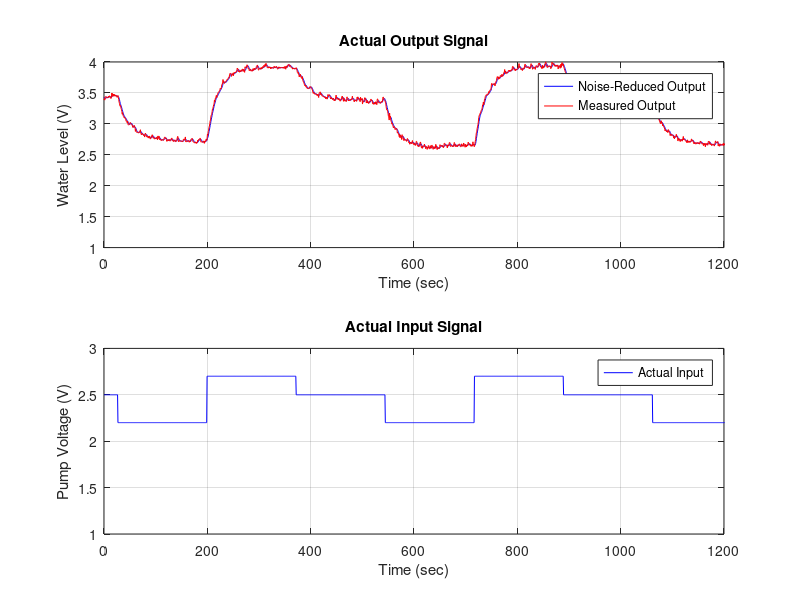
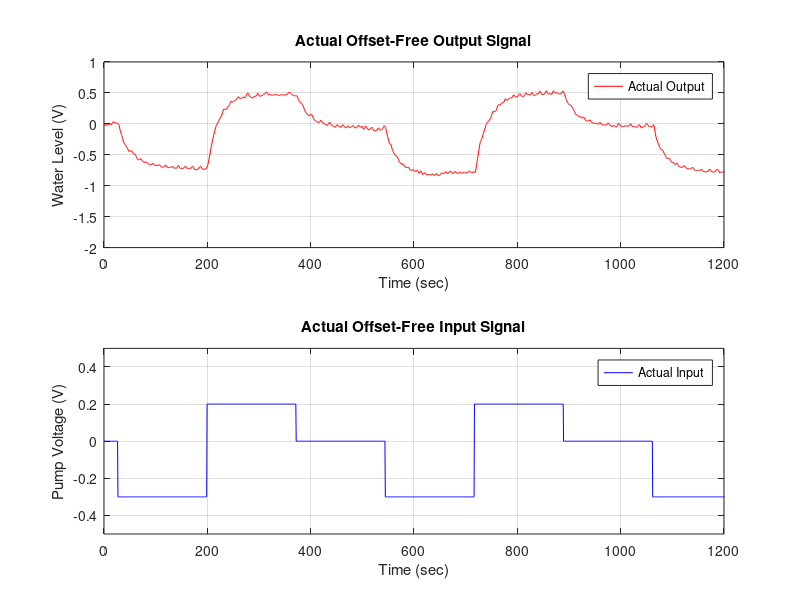
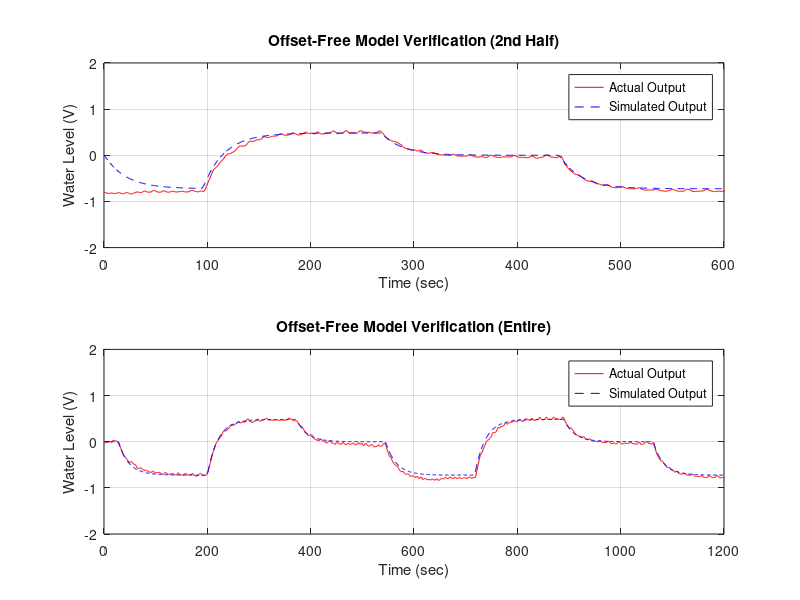

Recreate these plots in MATLAB, in order.
% Lab04
load('SysIdenData_1.mat'); 
V_min = 2.2;
V_max = 2.8;
u_offset = (V_max + V_min)/2;
t_cutoff = 146/0.75;
t_cutoff = round(t_cutoff); % 将 t_cutoff 四舍五入为整数
t = LogData.time(t_cutoff:end)-LogData.time(t_cutoff);
y_act = LogData.signals(1).values(t_cutoff:end,2);
y_actm = LogData.signals(1).values(t_cutoff:end,1);
u_act = LogData.signals(2).values(t_cutoff:end,1);

% Step 2
figure;
subplot(2,1,1);
plot(t, y_act, 'b', t, y_actm, 'r');
title('Actual Output Signal');
xlabel('Time (sec)');
ylabel('Water Level (V)');
xlim([0 1200]);
ylim([1 4]);
legend('Noise-Reduced Output', 'Measured Output');
grid on;

subplot(2,1,2);
plot(t, u_act, 'b');
title('Actual Input Signal');
xlabel('Time (sec)');
ylabel('Pump Voltage (V)');
legend('Actual Input');
xlim([0 1200]);
ylim([1 3]);
grid on;

% Step 3
i = 1;
while u_act(i) == u_act(1)
    i = i + 1;
end
% Output offset
u = u_act - u_offset;
% Input offset
y_offset = mean(y_act(1:i-1));
y = y_act - y_offset;

% Step 4
figure;
subplot(2,1,1);
plot(t, y, 'r');
title('Actual Offset-Free Output Signal');
xlabel('Time (sec)');
ylabel('Water Level (V)');
xlim([0 1200]);
ylim([-2 1]);
legend('Actual Output');
grid on;

subplot(2,1,2);
plot(t, u, 'b');
title('Actual Offset-Free Input Signal');
xlabel('Time (sec)');
ylabel('Pump Voltage (V)');
xlim([0 1200]);
ylim([-0.5 0.5]);
legend('Actual Input');
grid on;

% Part 2 step a
N = floor(length(y) / 2); % the first half of the offset-free input-output data
k_start = 3;
Y = y(k_start:N);
Phi = [y(k_start-1:N-1), y(k_start-2:N-2), u(k_start-1:N-1), u(k_start-2:N-2)];

% Part 2 step b
theta = inv((Phi' * Phi)) * (Phi' * Y);
a1 = -theta(1);  % a1
a2 = -theta(2);  % a2
b1 = theta(3);  % b1
b2 = theta(4);  % b2

% Part 2 step c
% transfer function
h = t(2)-t(1);
numerator = [b1 b2]; 
denominator = [1 a1 a2]; 
Gz = tf(numerator, denominator, h);% Eq1

% state space
G = [0 1; -a2 -a1];  % matrix G
H = [0; 1];  % matrix H
C = [b2 b1];  % matrix C
D = 0;  % matrix D
sys_ss = ss(G, H, C, D, h);

% Part3 Step a
t_half = t(N+1:end);
y_half = y(N+1:end);
t_half_shifted = t_half - t_half(1);
simulated_output = filter(numerator, denominator, u(N+1:end));

% Step b
figure;
subplot(2,1,1);
plot(t_half_shifted, y_half(),'r', t_half_shifted, simulated_output, 'b--');
title('Offset-Free Model Verification (2nd Half)');
xlabel('Time (sec)');
ylabel('Water Level (V)');
xlim([0 600]);
ylim([-2 2]);
legend('Actual Output', 'Simulated Output');
grid on;


simulated_output2 = filter(numerator, denominator, u(k_start:end));
t_simulated = t(k_start:end);

subplot(2,1,2);
plot(t_simulated, y(k_start:end), 'r', t_simulated, simulated_output2, 'b--');
title('Offset-Free Model Verification (Entire)');
xlabel('Time (sec)');
ylabel('Water Level (V)');
xlim([0 1200]);
ylim([-2 2]);
legend('Actual Output', 'Simulated Output');
grid on;

